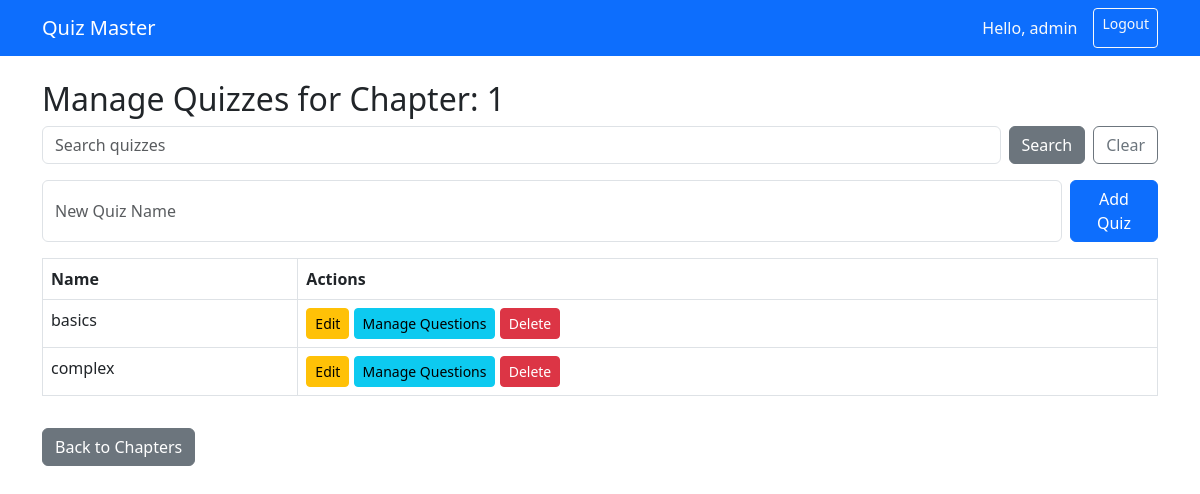
Screenshot of /admin/quizzes/1 (signed in) with the database file from the repository.
### tables this page shows
CREATE TABLE chapters (
                id INTEGER PRIMARY KEY AUTOINCREMENT,
                subject_id INTEGER NOT NULL,
                name TEXT NOT NULL,
                FOREIGN KEY (subject_id) REFERENCES subjects(id) ON DELETE CASCADE
            );

CREATE TABLE quizzes (
                id INTEGER PRIMARY KEY AUTOINCREMENT,
                name TEXT NOT NULL,
                subject_id INTEGER NOT NULL,
                chapter_id INTEGER NOT NULL,
                FOREIGN KEY(subject_id) REFERENCES subjects(id) ON DELETE CASCADE,
                FOREIGN KEY(chapter_id) REFERENCES chapters(id) ON DELETE CASCADE
            );

### app.py (the view, shortened to what this page needs)
@app.route('/admin/quizzes/<int:chapter_id>', methods=['GET', 'POST'])
@admin_required
def manage_quizzes(chapter_id):
    conn = get_db_connection()
    chapter = conn.execute('SELECT * FROM chapters WHERE id = ?', (chapter_id,)).fetchone()
    if not chapter:
        flash('Chapter not found', 'danger')
        conn.close()
        return redirect(url_for('manage_subjects'))
    search_query = request.args.get('search', '').strip()
    if search_query:
        quizzes = conn.execute(
            "SELECT * FROM quizzes WHERE chapter_id = ? AND name LIKE ?", (chapter_id, '%' + search_query + '%')).fetchall()
    else:
        quizzes = conn.execute("SELECT * FROM quizzes WHERE chapter_id = ?", (chapter_id,)).fetchall()
    conn.close()
    return render_template('manage_quizzes.html', quizzes=quizzes, chapter=chapter, search_query=search_query)

### app.py (called while the page is built)
def get_db_connection():
    conn = sqlite3.connect(db_file)
    conn.row_factory = sqlite3.Row
    return conn

def admin_required(f):
    @wraps(f)
    def decorated_function(*args, **kwargs):
        if 'user' not in session or session.get('role') != 'admin':
            flash('Admin login required.', 'warning')
            return redirect(url_for('login'))
        return f(*args, **kwargs)
    return decorated_function

### templates/manage_quizzes.html (shortened to what this page needs)
{% extends "base.html" %}
{% block content %}
<h2>Manage Quizzes for Chapter: {{ chapter['name'] }}</h2>
<form method="GET" class="mb-3 d-flex gap-2">
  <input type="text" name="search" placeholder="Search quizzes" value="{{ search_query }}" class="form-control" />
  <button type="submit" class="btn btn-secondary">Search</button>
  <a href="{{ url_for('manage_quizzes', chapter_id=chapter['id']) }}" class="btn btn-outline-secondary">Clear</a>
</form>
<form method="POST" class="mb-3 d-flex gap-2">
  <input type="text" name="quiz_name" placeholder="New Quiz Name" required class="form-control" />
  <button type="submit" class="btn btn-primary">Add Quiz</button>
</form>
<table class="table table-bordered">
  <thead><tr><th>Name</th><th>Actions</th></tr></thead>
  <tbody>
    {% for quiz in quizzes %}
    <tr>
      <td>{{ quiz['name'] }}</td>
      <td>
        <a href="{{ url_for('edit_quiz', quiz_id=quiz['id']) }}" class="btn btn-sm btn-warning">Edit</a>
        <a href="{{ url_for('manage_questions', quiz_id=quiz['id']) }}" class="btn btn-sm btn-info">Manage Questions</a>
        <a href="{{ url_for('delete_quiz', quiz_id=quiz['id']) }}" class="btn btn-sm btn-danger" onclick="return confirm('Delete this quiz?')">Delete</a>
      </td>
    </tr>
    {% else %}
    <tr><td colspan="2">No quizzes found.</td></tr>
    {% endfor %}
  </tbody>
</table>
<a href="{{ url_for('manage_chapters', subject_id=chapter['subject_id']) }}" class="btn btn-secondary mt-3">Back to Chapters</a>
{% endblock %}

### rows the page displays
chapters: name "1"
quizzes: name "basics"
quizzes: name "complex"

### other values shown
{{ session['user'] }} "admin"
